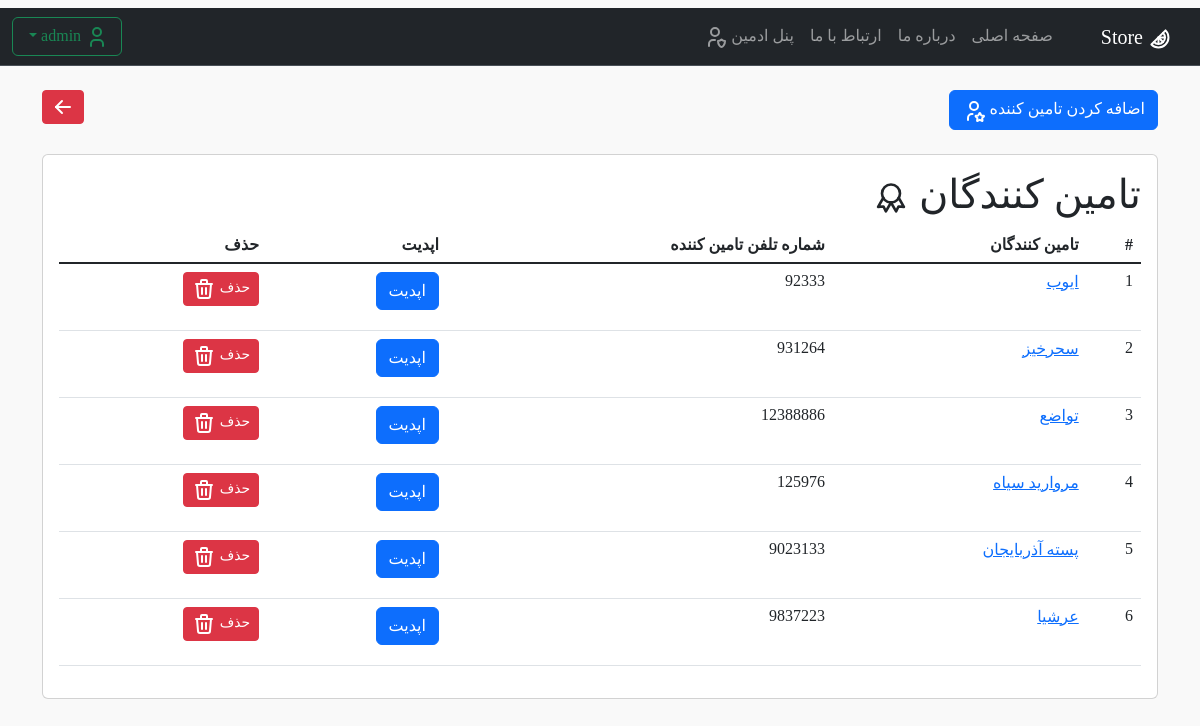
The page /panel/supplier/ (signed in) on the database as committed earlier.
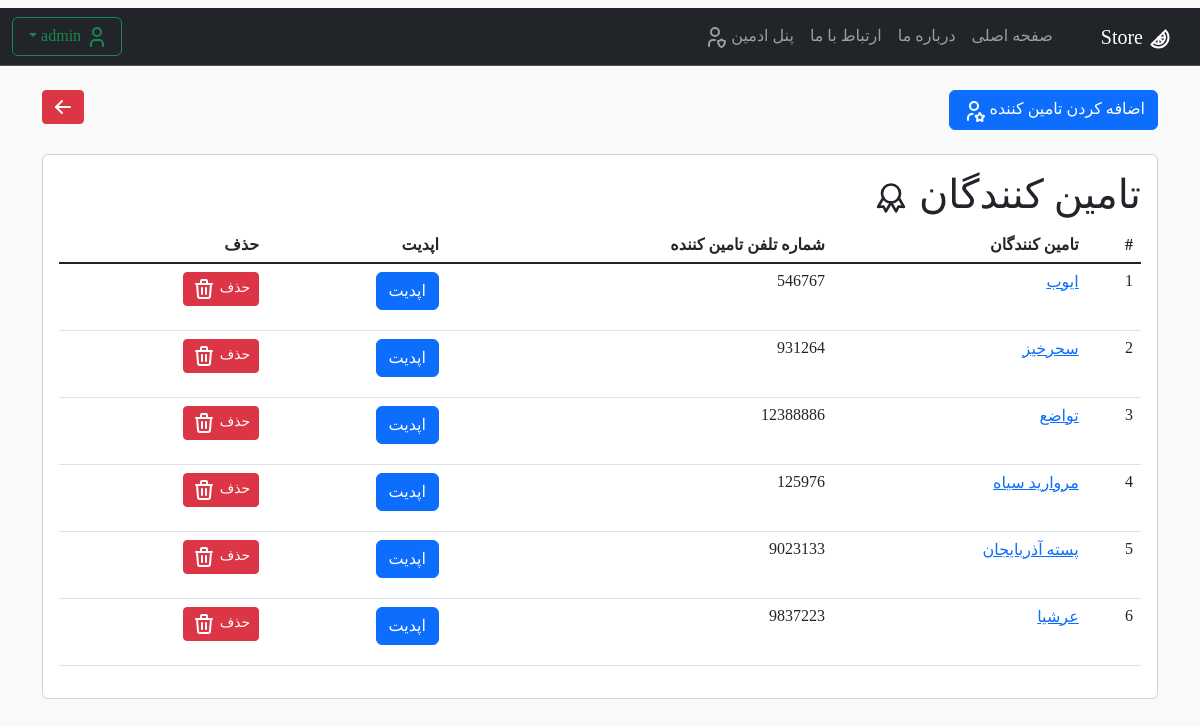
The same page on the database as committed later.
### products/models.py (models this page shows, shortened)
class Supplier(models.Model):
    SupplierId = models.AutoField(primary_key=True)
    name = models.CharField(max_length=50, help_text='نام برند یا تامین کنندگان', verbose_name='نام تامین کنندگان')
    contactInfo = models.IntegerField(verbose_name='شماره تلفن')

### pages/views.py (the view)
# urls.py: path('panel/supplier/', List_Supplier.as_view(), name='link_sup_list'),
class List_Supplier(ListView):
    model = Supplier
    template_name = "admin/supplier.html"
    context_object_name = 'sup_list'
    def dispatch(self, request, *args, **kwargs):
        if not request.user.is_superuser:
            return HttpResponseForbidden("<b><h2>دسترسی ممنوع است</h2></b><h4> .فقط مدیر سایت میتواند وارد شود</h4>")
        return super().dispatch(request, *args, **kwargs)

### templates/admin/supplier.html (shortened to what this page needs)
{% extends 'base.html' %}
{% block content %}
<br>
<button type="button" class="btn btn-primary btn">
    <a class="nav-link active" href="{% url 'add_sup' %}"> اضافه کردن تامین کننده
    </a>
</button>
<button type="submit" class="btn btn-danger btn-sm" style="float:left"><a class="nav-link active"
                                                                          href="{% url 'panel_admin' %}">
</a></button>
<br>
<br>
<div class="card">
    <div class="card-body">
        <h1>تامین کنندگان
        </h1>
        <table class="table table-hover">
            <thead>
            <tr>
                <th scope="col">#</th>
                <th scope="col">تامین کنندگان</th>
                <th scope="col">شماره تلفن تامین کننده</th>
                <th scope="col">اپدیت</th>
                <th scope="col">حذف</th>
            </tr>
            <tbody class="table-group-divider">
            {% for sl in sup_list %}
            <tr>
                <td scope="row">{{ forloop.counter }}</td>
                <td><a href="{% url 'link_upd_supp' sl.pk %}">{{ sl.name }}</a></td>
                <td>{{ sl.contactInfo }}</td>
                <td>
                    <button type="button" class="btn btn-primary btn">
                        <a class="nav-link active" href="{% url 'link_upd_supp' sl.pk %}">اپدیت
                        </a>
                    </button>
                </td>
                <td>
                    <form method="post" action="{% url 'delete_sup' sl.pk %}">
                        <button type="submit" class="btn btn-danger btn-sm">حذف
                        </button>
                    </form>
                </td>
            </tr>
            {% endfor %}
            </tbody>
        </table>
    </div>
</div>
{% endblock %}

Rows that differ between the two databases and show on the page:
changed Supplier "ایوب": contactInfo "92333" → "546767"
